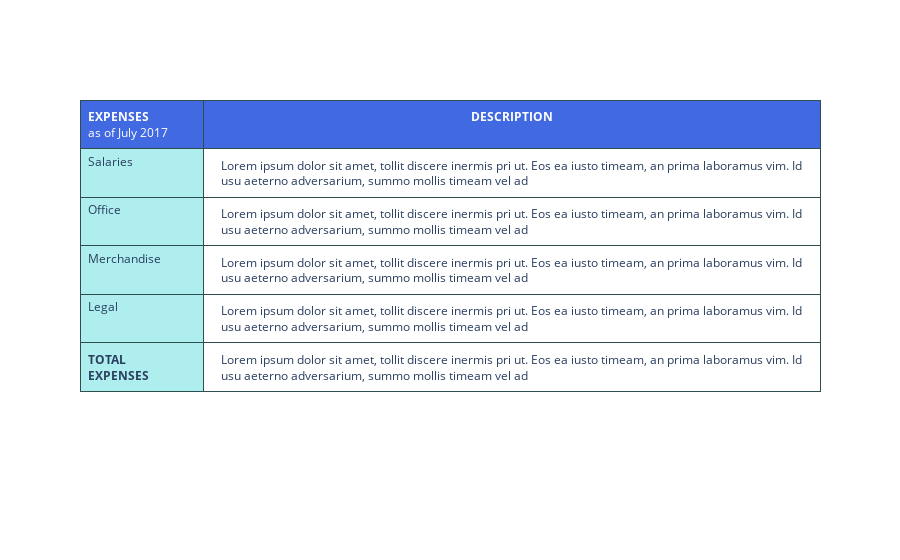

The cell this chart's notebook holds for it:
### Markdown cell above
<h4 id="Changing-Row-and-Column-Size">Changing Row and Column Size<a class="anchor-link" href="#Changing-Row-and-Column-Size">¶</a></h4>

### Code cell
import plotly.graph_objects as go

values = [['Salaries', 'Office', 'Merchandise', 'Legal', '<b>TOTAL<br>EXPENSES</b>'], #1st col
  ["Lorem ipsum dolor sit amet, tollit discere inermis pri ut. Eos ea iusto timeam, an prima laboramus vim. Id usu aeterno adversarium, summo mollis timeam vel ad",
  "Lorem ipsum dolor sit amet, tollit discere inermis pri ut. Eos ea iusto timeam, an prima laboramus vim. Id usu aeterno adversarium, summo mollis timeam vel ad",
  "Lorem ipsum dolor sit amet, tollit discere inermis pri ut. Eos ea iusto timeam, an prima laboramus vim. Id usu aeterno adversarium, summo mollis timeam vel ad",
  "Lorem ipsum dolor sit amet, tollit discere inermis pri ut. Eos ea iusto timeam, an prima laboramus vim. Id usu aeterno adversarium, summo mollis timeam vel ad",
  "Lorem ipsum dolor sit amet, tollit discere inermis pri ut. Eos ea iusto timeam, an prima laboramus vim. Id usu aeterno adversarium, summo mollis timeam vel ad"]]


fig = go.Figure(data=[go.Table(
  columnorder = [1,2],
  columnwidth = [80,400],
  header = dict(
    values = [['<b>EXPENSES</b><br>as of July 2017'],
                  ['<b>DESCRIPTION</b>']],
    line_color='darkslategray',
    fill_color='royalblue',
    align=['left','center'],
    font=dict(color='white', size=12),
    height=40
  ),
  cells=dict(
    values=values,
    line_color='darkslategray',
    fill=dict(color=['paleturquoise', 'white']),
    align=['left', 'center'],
    font_size=12,
    height=30)
    )
])
fig.show()

### Figure 1 — Plotly figure (JSON) as saved in the notebook; plotly's stock layout.template omitted (floating-point values rounded to 4 significant figures)
{"data": [{"cells": {"align": ["left", "center"], "fill": {"color": ["paleturquoise", "white"]}, "font": {"size": 12}, "height": 30, "line": {"color": "darkslategray"}, "values": [["Salaries", "Office", "Merchandise", "Legal", "<b>TOTAL<br>EXPENSES</b>"], ["Lorem ipsum dolor sit amet, tollit discere inermis pri ut. Eos ea iusto timeam, an prima laboramus vim. Id usu aeterno adversarium, summo mollis timeam vel ad", "Lorem ipsum dolor sit amet, tollit discere inermis pri ut. Eos ea iusto timeam, an prima laboramus vim. Id usu aeterno adversarium, summo mollis timeam vel ad", "Lorem ipsum dolor sit amet, tollit discere inermis pri ut. Eos ea iusto timeam, an prima laboramus vim. Id usu aeterno adversarium, summo mollis timeam vel ad", "Lorem ipsum dolor sit amet, tollit discere inermis pri ut. Eos ea iusto timeam, an prima laboramus vim. Id usu aeterno adversarium, summo mollis timeam vel ad", "Lorem ipsum dolor sit amet, tollit discere inermis pri ut. Eos ea iusto timeam, an prima laboramus vim. Id usu aeterno adversarium, summo mollis timeam vel ad"]]}, "columnorder": [1, 2], "columnwidth": [80, 400], "header": {"align": ["left", "center"], "fill": {"color": "royalblue"}, "font": {"color": "white", "size": 12}, "height": 40, "line": {"color": "darkslategray"}, "values": [["<b>EXPENSES</b><br>as of July 2017"], ["<b>DESCRIPTION</b>"]]}, "type": "table"}], "layout": {}}
